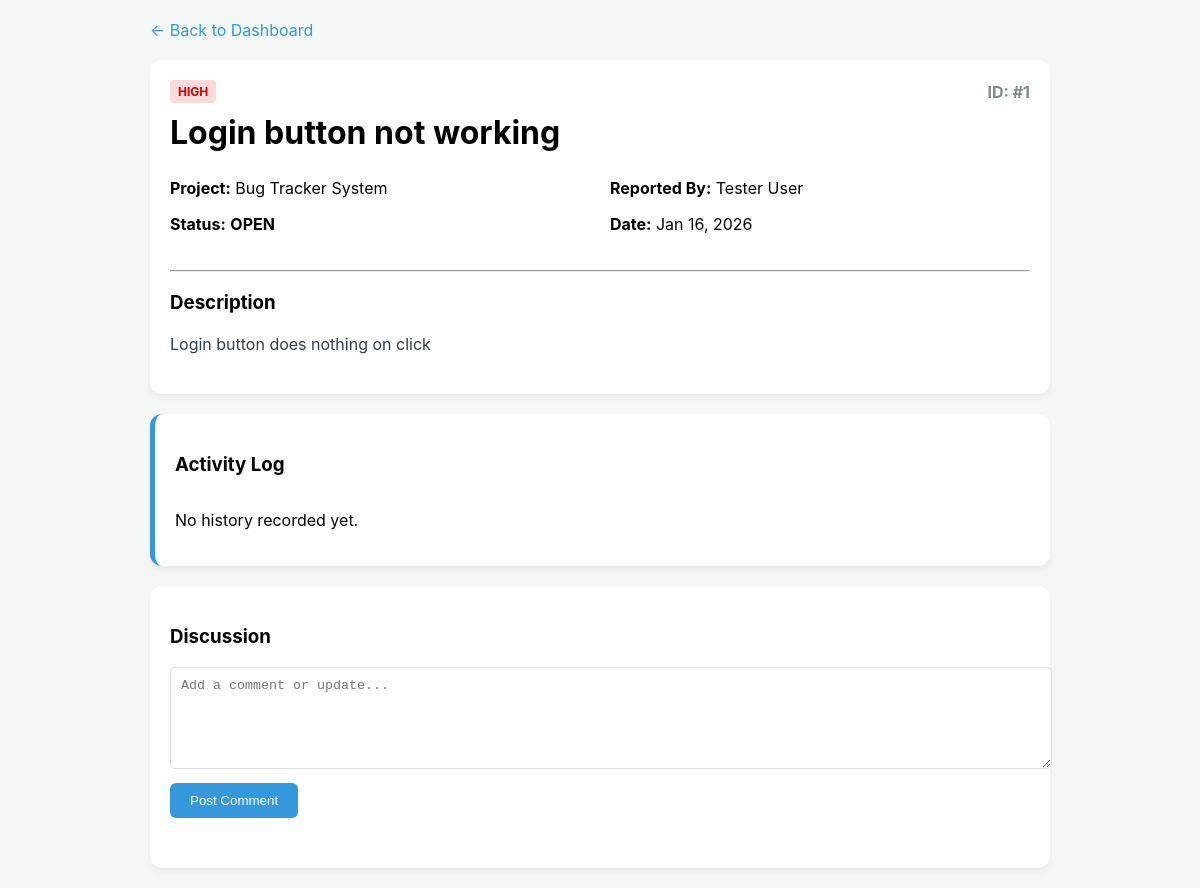
The app's page /dashboard/view_issue.php?id=1 (signed in) with its own data.
### tables this page shows
CREATE TABLE `issues` (
  `id` int(11) NOT NULL,
  `title` varchar(200) DEFAULT NULL,
  `description` text DEFAULT NULL,
  `status` enum('open','in_progress','resolved','closed') DEFAULT 'open',
  `priority` enum('low','medium','high') DEFAULT 'medium',
  `project_id` int(11) DEFAULT NULL,
  `assigned_to` int(11) DEFAULT NULL,
  `created_by` int(11) DEFAULT NULL,
  `created_at` timestamp NOT NULL DEFAULT current_timestamp()
);

CREATE TABLE `projects` (
  `id` int(11) NOT NULL,
  `project_name` varchar(150) DEFAULT NULL,
  `description` text DEFAULT NULL,
  `created_at` timestamp NOT NULL DEFAULT current_timestamp()
);

CREATE TABLE `users` (
  `id` int(11) NOT NULL,
  `name` varchar(100) DEFAULT NULL,
  `email` varchar(100) DEFAULT NULL,
  `password` varchar(255) DEFAULT NULL,
  `role` enum('admin','developer','tester') DEFAULT NULL,
  `created_at` timestamp NOT NULL DEFAULT current_timestamp()
);

### dashboard/view_issue.php (the view, shortened to what this page needs)
<?php
include('../db/db.php');
$issue_id = mysqli_real_escape_string($conn, $_GET['id']);
$issue_query = "SELECT i.*, p.project_name, u.name as creator
                FROM issues i
                LEFT JOIN projects p ON i.project_id = p.id
                LEFT JOIN users u ON i.created_by = u.id
                WHERE i.id = '$issue_id'";
$issue_res = mysqli_query($conn, $issue_query);
$issue_data = mysqli_fetch_assoc($issue_res);
$history_query = "SELECT bh.*, u.name as user_name
                  FROM bug_history bh
                  JOIN users u ON bh.changed_by = u.id
                  WHERE bh.issue_id = '$issue_id'
                  ORDER BY bh.created_at DESC";
$history_res = mysqli_query($conn, $history_query);
?>
<!DOCTYPE html>
<html lang="en">
<head>
    <link rel="stylesheet" href="../assets/style.css">
</head>
<body>
    <div class="main-content" style="margin: 0 auto; max-width: 900px; width: 95%;">
        <div style="margin-bottom: 20px;">
            <a href="javascript:history.back()" style="text-decoration: none; color: #3498db;">&larr; Back to Dashboard</a>
        </div>
        <div class="card">
            <div style="display: flex; justify-content: space-between; align-items: center;">
                <span class="badge <?php echo $issue_data['priority']; ?>"><?php echo $issue_data['priority']; ?></span>
                <span style="font-weight: bold; color: #7f8c8d;">ID: #<?php echo $issue_id; ?></span>
            </div>
            <h1 style="margin: 10px 0;"><?php echo htmlspecialchars($issue_data['title']); ?></h1>
            <div class="detail-grid">
                <div>
                    <p><strong>Project:</strong> <?php echo htmlspecialchars($issue_data['project_name']); ?></p>
                    <p><strong>Status:</strong> <span style="text-transform: uppercase; font-weight:bold;"><?php echo $issue_data['status']; ?></span></p>
                </div>
                <div>
                    <p><strong>Reported By:</strong> <?php echo htmlspecialchars($issue_data['creator']); ?></p>
                    <p><strong>Date:</strong> <?php echo date('M d, Y', strtotime($issue_data['created_at'])); ?></p>
                </div>
            </div>
            <hr>
            <h3>Description</h3>
            <p style="line-height: 1.6; color: #2c3e50;"><?php echo nl2br(htmlspecialchars($issue_data['description'])); ?></p>
        </div>
        <div class="card" style="margin-top: 20px; border-left: 5px solid #3498db;">
            <h3>Activity Log</h3>
            <div style="max-height: 200px; overflow-y: auto;">
                <?php if(mysqli_num_rows($history_res) > 0) {
                    while($h = mysqli_fetch_assoc($history_res)) { ?>
                    <div class="log-item">
                        <strong><?php echo htmlspecialchars($h['user_name']); ?>:</strong>
                        <?php echo htmlspecialchars($h['action_taken']); ?>
                        <span style="color: #95a5a6; float: right;"><?php echo $h['created_at']; ?></span>
                    </div>
                <?php } } else { echo "<p>No history recorded yet.</p>"; } ?>
            </div>
        </div>
        <div class="card" style="margin-top: 20px;">
            <h3>Discussion</h3>
            <form action="add_comment.php" method="POST" style="margin-bottom: 30px;">
                <textarea name="comment" placeholder="Add a comment or update..." required
                          style="width: 100%; height: 80px; padding: 10px; border-radius: 5px; border: 1px solid #ddd;"></textarea>
                <button type="submit" class="btn-small" style="margin-top: 10px; padding: 10px 20px;">Post Comment</button>
            </form>
        </div>
    </div>
</body>
</html>

### assets/style.css (style rules this page uses)
body { font-family: 'Segoe UI', Tahoma, Geneva, Verdana, sans-serif; background: #f4f7f6; margin: 0; display: flex; }
.main-content { margin-left: 280px; padding: 20px; width: 100%; }
.card { background: white; padding: 20px; border-radius: 8px; box-shadow: 0 2px 10px rgba(0,0,0,0.05); }
.badge { padding: 4px 8px; border-radius: 4px; font-size: 12px; text-transform: uppercase; font-weight: bold; }
.high { background: #ffdada; color: #cc0000; }
.btn-small { background: #3498db; color: white; border: none; padding: 5px 10px; border-radius: 3px; cursor: pointer; }
body { font-family: 'Inter', sans-serif; background-color: #f4f7f6; }
.card { border: none; box-shadow: 0 4px 6px rgba(0,0,0,0.05); border-radius: 12px; }
.btn-small { border-radius: 6px; padding: 8px 15px; border: none; cursor: pointer; }

### dashboard/view_issue.php (style rules this page uses)
.detail-grid { display: grid; grid-template-columns: 1fr 1fr; gap: 20px; margin-bottom: 20px; }

### records on screen
issues: priority "HIGH", title "Login button not working", project.project_name "Bug Tracker System", status "OPEN", created_by.name "Tester User", created_at "Jan 16, 2026", description "Login button does nothing on click"

### other values on screen
$issue_id "1"
